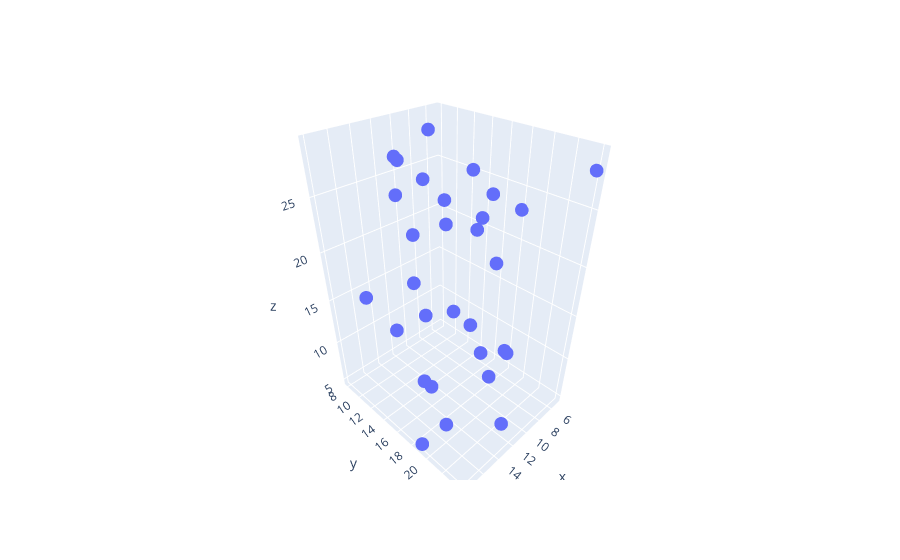

Source (notebook cell):
### Markdown cell above
###### 3D Scatter Plot Using Random Data in Plotly

### Code cell
# 3D scatter plot using plotly
x1 = np.random.randint(5, 20, 30)
y1 = np.random.randint(5, 25, 30)
z1 = np.random.randint(5, 30, 30)
fig = go.Figure()
fig.add_trace(go.Scatter3d(x = x1, y = y1, z = z1, mode = "markers"))
fig.show()

### Figure 1 — Plotly figure (JSON) as saved in the notebook; plotly's stock layout.template omitted (floating-point values rounded to 4 significant figures)
{"data": [{"mode": "markers", "type": "scatter3d", "x": [14, 5, 5, 6, 16, 10, 9, 15, 10, 13, 15, 18, 13, 14, 7, 16, 9, 10, 15, 18, 12, 13, 8, 13, 12, 8, 7, 17, 12, 11], "y": [16, 24, 18, 14, 14, 14, 16, 23, 8, 22, 14, 19, 21, 15, 19, 20, 11, 18, 19, 13, 10, 13, 20, 22, 12, 9, 12, 19, 23, 18], "z": [7, 28, 23, 20, 14, 22, 27, 29, 26, 23, 29, 5, 14, 7, 9, 28, 29, 24, 5, 18, 24, 17, 10, 12, 21, 24, 10, 19, 6, 14]}], "layout": {}}
